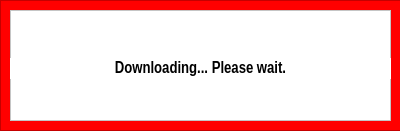
<?xml version="1.0" encoding="UTF-8"?>
<ui version="4.0">
 <class>Form</class>
 <widget class="QWidget" name="Form">
  <property name="geometry">
   <rect>
    <x>0</x>
    <y>0</y>
    <width>400</width>
    <height>131</height>
   </rect>
  </property>
  <property name="windowTitle">
   <string>Youtube Video &amp; Audio Downloader</string>
  </property>
  <property name="windowIcon">
   <iconset>
    <normaloff>../images/youtube-logo-circle2.png</normaloff>../images/youtube-logo-circle2.png</iconset>
  </property>
  <widget class="QFrame" name="frame">
   <property name="geometry">
    <rect>
     <x>0</x>
     <y>0</y>
     <width>401</width>
     <height>131</height>
    </rect>
   </property>
   <property name="styleSheet">
    <string notr="true">background-color:rgb(255, 0, 0)</string>
   </property>
   <property name="frameShape">
    <enum>QFrame::StyledPanel</enum>
   </property>
   <property name="frameShadow">
    <enum>QFrame::Raised</enum>
   </property>
   <widget class="QFrame" name="frame_2">
    <property name="geometry">
     <rect>
      <x>10</x>
      <y>10</y>
      <width>381</width>
      <height>111</height>
     </rect>
    </property>
    <property name="styleSheet">
     <string notr="true">background-color:rgb(255, 255, 255)</string>
    </property>
    <property name="frameShape">
     <enum>QFrame::StyledPanel</enum>
    </property>
    <property name="frameShadow">
     <enum>QFrame::Raised</enum>
    </property>
    <widget class="QLabel" name="label">
     <property name="geometry">
      <rect>
       <x>0</x>
       <y>48</y>
       <width>381</width>
       <height>21</height>
      </rect>
     </property>
     <property name="font">
      <font>
       <family>Arial Narrow</family>
       <pointsize>12</pointsize>
       <weight>75</weight>
       <bold>true</bold>
      </font>
     </property>
     <property name="text">
      <string>Downloading... Please wait.</string>
     </property>
     <property name="alignment">
      <set>Qt::AlignCenter</set>
     </property>
    </widget>
   </widget>
  </widget>
 </widget>
 <resources/>
 <connections/>
</ui>
